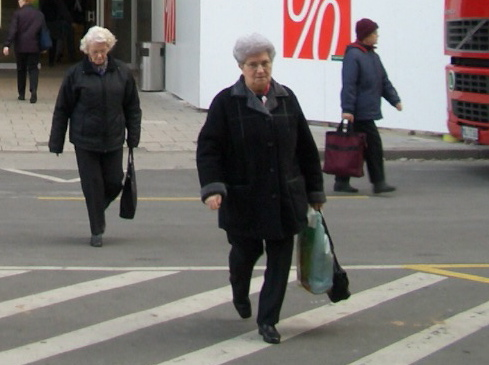
//> input picture Pedestrian_Detection/human.jpg, 489 x 365 px
$ ./Pedestrian_Detection_Image   (built with g++ and OpenCV 4)
//> lines starting //> are read from the running program, lines starting //| are printed output that depends on the picture; after the words box and inside, x2 and y2 are one past the last pixel; in counts of white or black regions, pixels touching at a corner belong together
// Pedestrian_Detection_Image.cpp : Defines the entry point for the console application.
//
// OpenCV 3.1.0
// Visual Studio 2015
// Precompiled header file
/*

the initial goal of the code is to detect human from an image and after that
detect upright person form live stream from WEBCAM or any additional camera
Rectangle will be plotted on the uprþght person and puts '*' onto the center

*/

#include "stdafx.h"
#include <iostream>
#include <opencv2\highgui\highgui.hpp>
#include <opencv2\imgproc\imgproc.hpp>
#include <opencv2\objdetect\objdetect.hpp>
#include <opencv2\plot.hpp>

using namespace std ;
using namespace cv ;
//using namespace gpu;

int main()
{
	Mat img; // load an image to the img matrix
	Mat gray_img; // converts grayscale
	vector<Rect> people; // stores founded locations

	img = imread("C:/Users/okan/Desktop/human.jpg", 1);
//> img is the input picture: 365 rows x 489 cols, CV_8UC3; mean B, G, R 109, 111.8, 116
	cvtColor(img, gray_img, CV_RGB2GRAY); // converts grayscale
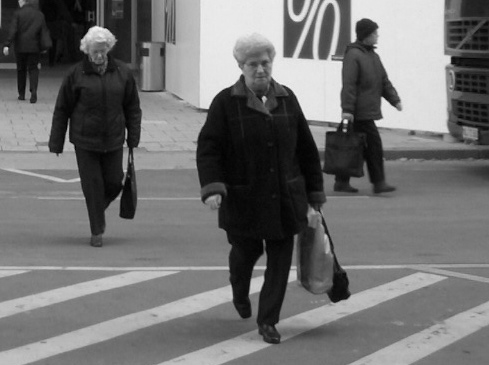
//> gray_img: 365 rows x 489 cols, CV_8UC1; min 1, max 248, mean 111.5

	HOGDescriptor person_detector; // define person_detector HOGDescriptor

	person_detector.setSVMDetector(HOGDescriptor::getDefaultPeopleDetector());
	// Sets coefficients for the linear SVM classifier.
	// Returns coefficients of the classifier trained for people detection (for default window size).

	person_detector.detectMultiScale(img, people, 0, Size(8, 8), Size(4, 4), 1.05, 2);
//> people = 4 Rects (x, y, width, height): [0, 0, 62, 128], [35, 36, 124, 248], [313, 0, 110, 220], [173, 26, 171, 339]
	cout << "Number of people in the image that are detected : "<<people.size()<<endl;
//| Number of people in the image that are detected : 4

	string star = "*"; // for putText

	for (int i = 0; i < people.size(); i++) {
		Rect r = people.at(i);
		cout << r << endl;
		// how to draw rectangle;
		//[52 x 52 from (280, 265)]

		// draws the rectangle
		// color of the rectangle is up to you.(CV_RGB(r,g,b,) or Scalar(255,0,0))
		rectangle(img, r, CV_RGB(255, 0, 0), 2, 8, 0);

		// computes and prints the center of the rectangle
		int x_center = r.x + ceil(r.width / 2);
		int y_center = r.y + ceil(r.height / 2);
		cout << x_center << " , " << y_center<<endl;

		putText(img, star, Point(x_center, y_center), FONT_HERSHEY_SIMPLEX,1, CV_RGB(0, 255, 0), 1.0);
	}
//> this loop made 4 passes
//> (r, x_center, y_center) on passes 1 to 4: (Rect(0, 0, 62, 128), 31, 64), (Rect(35, 36, 124, 248), 97, 160), (Rect(313, 0, 110, 220), 368, 110), (Rect(173, 26, 171, 339), 258, 195)
//| [62 x 128 from (0, 0)]
//| 31 , 64
//| [124 x 248 from (35, 36)]
//| 97 , 160
//| [110 x 220 from (313, 0)]
//| 368 , 110
//| [171 x 339 from (173, 26)]
//| 258 , 195
//> pass 1, `putText(img, star, Point(x_center, y_center), FONT_HERSHEY_SIMPLEX,1, ..`:
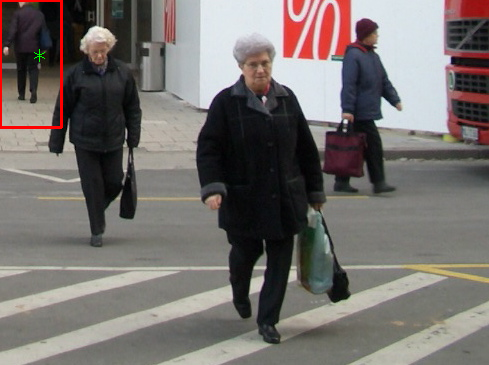
//> img: 365 rows x 489 cols, CV_8UC3; 0.54% of pixels changed, all inside (x1, y1, x2, y2) = (0, 0, 63, 129)
//> pass 2, `putText(img, star, Point(x_center, y_center), FONT_HERSHEY_SIMPLEX,1, ..`:
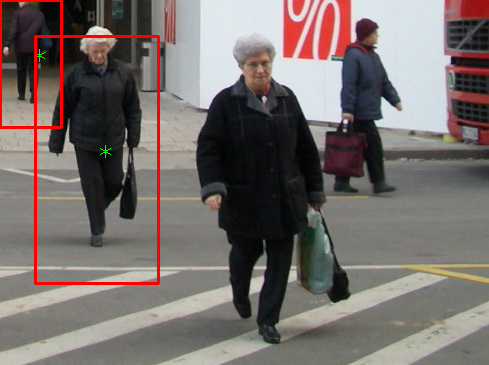
//> img: 365 rows x 489 cols, CV_8UC3; 1.25% of pixels changed, all inside (x1, y1, x2, y2) = (34, 35, 160, 285)
//> pass 3, `putText(img, star, Point(x_center, y_center), FONT_HERSHEY_SIMPLEX,1, ..`:
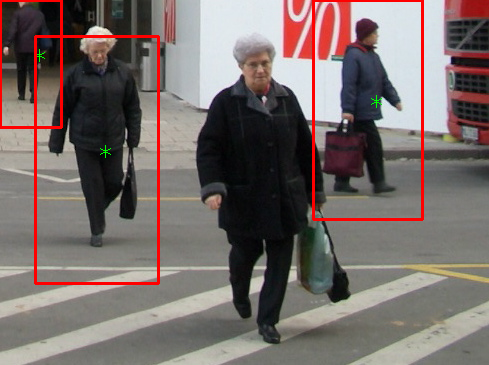
//> img: 365 rows x 489 cols, CV_8UC3; 1.06% of pixels changed, all inside (x1, y1, x2, y2) = (312, 0, 424, 221)
//> after the loop:
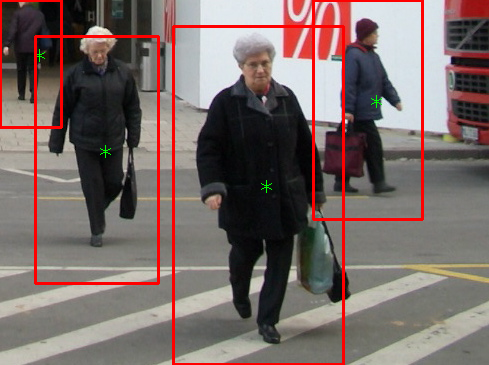
//> img: 365 rows x 489 cols, CV_8UC3; 1.62% of pixels changed, all inside (x1, y1, x2, y2) = (172, 25, 345, 365)

	namedWindow("Person Detection", 1);
	imshow("Person Detection", img);

	waitKey(0);
    return 0;
}
